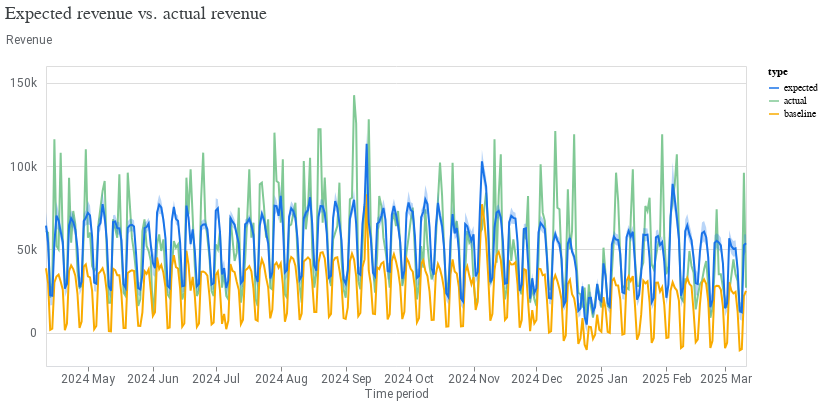

The cell this chart's notebook holds for it:
### Code cell
model_fit = visualizer.ModelFit(mmm)
model_fit.plot_model_fit()

### Figure 1 — Vega-Lite specification as saved in the notebook (floating-point values rounded to 4 significant figures; data arrays with more than 128 entries replaced by an {"elided": "..."} marker saying what was removed)
{"config": {"view": {"continuousWidth": 300, "continuousHeight": 300}, "axis": {"labelColor": "#5F6368", "labelFont": "Roboto", "labelFontSize": 12, "titleColor": "#5F6368", "titleFont": "Roboto", "titleFontSize": 12, "titleFontWeight": "normal"}}, "layer": [{"mark": {"type": "line"}, "encoding": {"color": {"field": "type", "scale": {"domain": ["expected", "actual", "baseline"], "range": ["#1A73E8", "#81C995", "#F9AB00"]}, "type": "nominal"}, "x": {"axis": {"domainColor": "#DADCE0", "format": "%Y %b", "grid": false, "tickCount": 8}, "field": "time", "title": "Time period", "type": "temporal"}, "y": {"axis": {"domain": false, "labelExpr": "replace(format(datum.value, '.3~s'), 'G', 'B')", "labelPadding": 10, "tickCount": 5, "ticks": false, "titleAlign": "left", "titleAngle": 0, "titleY": -20}, "field": "mean", "title": "Revenue", "type": "quantitative"}}}, {"mark": {"type": "area", "opacity": 0.3}, "encoding": {"color": {"field": "type", "legend": null, "scale": {"domain": ["expected"], "range": ["#1A73E8"]}, "type": "nominal"}, "x": {"field": "time", "type": "temporal"}, "y": {"field": "ci_hi", "type": "quantitative"}, "y2": {"field": "ci_lo"}}}], "data": {"name": "data-448d4ba40ba720c8d47b3f273f9257e2"}, "resolve": {"scale": {"color": "independent"}}, "title": {"text": "Expected revenue vs. actual revenue", "anchor": "start", "color": "#3C4043", "font": "Google Sans Display", "fontSize": 18, "fontWeight": "normal", "offset": 10}, "width": 700, "$schema": "https://vega.github.io/schema/vega-lite/v5.20.1.json", "datasets": {"data-448d4ba40ba720c8d47b3f273f9257e2": {"elided": "1005 records"}}}
